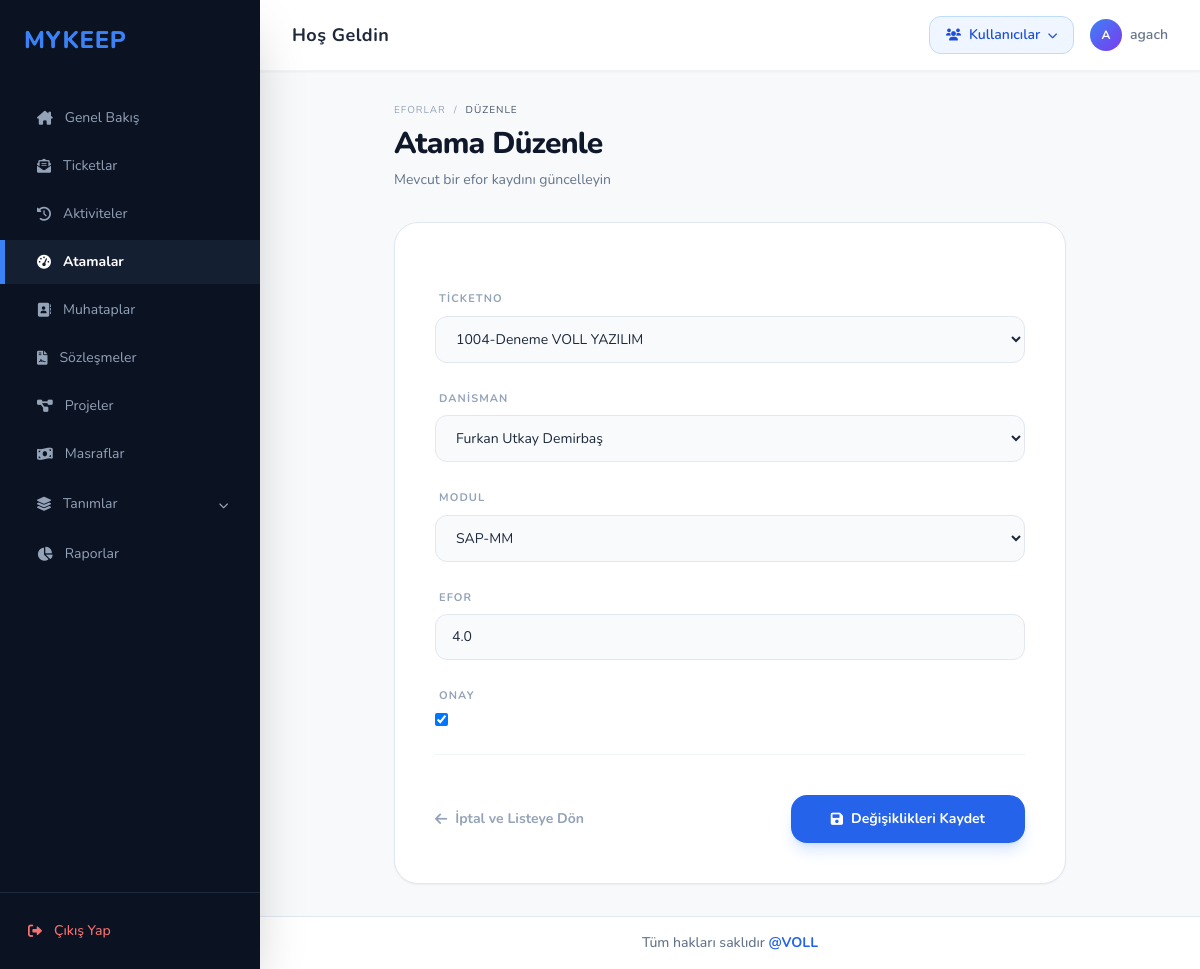
The app's page /eforlar/duzenle/11/ (signed in), older data.
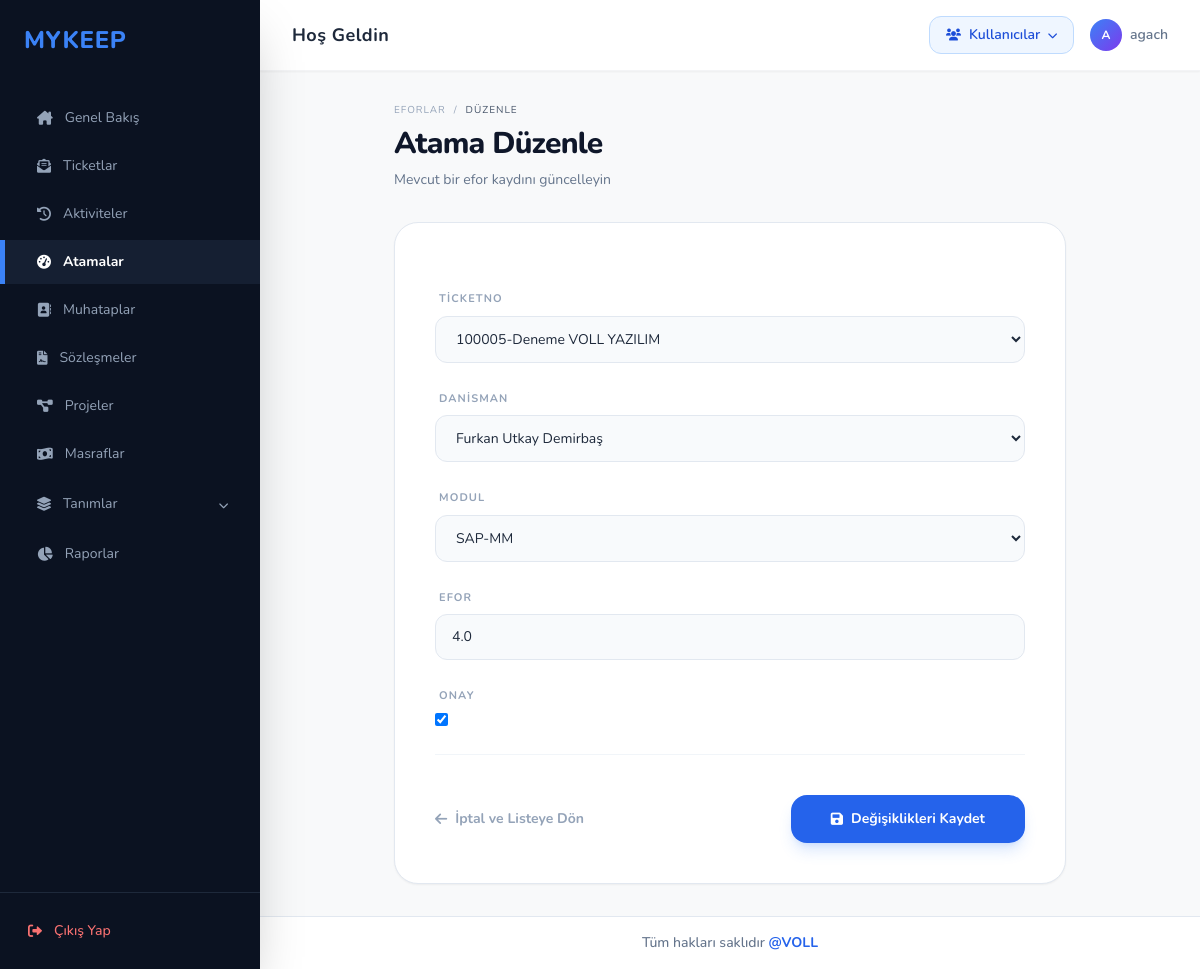
The same page, newer data.
### ticket/models.py (models this page shows, shortened)
class ticket(models.Model):
    ticketno = models.IntegerField(primary_key=True, unique=True, blank=True)
    konu: models.CharField= models.CharField(max_length=100)
    unvan = models.ForeignKey("muhatap.muhatap", to_field="unvan", on_delete=models.CASCADE, null=True)
    sozlesmeno = models.ForeignKey("sozlesme.sozlesmeler", to_field="sozlesmeno", on_delete=models.CASCADE, null=True)
    bolumkod = models.ForeignKey("modul.bolum", to_field="kod", on_delete=models.CASCADE, null=True)
    destekturu = models.ForeignKey("destekturu.destektur", to_field="definition", on_delete=models.PROTECT, null=True)
    taleptarih = models.DateTimeField(default=timezone.now)
    termintarih = models.DateTimeField(null=True, blank=True)
    oncelikkod = models.ForeignKey("destekturu.oncelik", to_field="kod", on_delete=models.CASCADE, null=True)
    aciklama = models.TextField(null=True, blank=True)
    durumtanim = models.ForeignKey("statu", to_field="durumtanim", on_delete=models.CASCADE, null=True)
    faturadurum = models.ForeignKey("faturalama", to_field="faturadurum", on_delete=models.CASCADE, null=True)
    danisman = models.ManyToManyField("modul.danisman", blank=True, related_name="ticket_danismanlar")
    efor = models.FloatField(null=True, blank=True)
    onay = models.BooleanField(default=False)
    musteri_ticket_no = models.CharField(max_length=50, null=True, blank=True, verbose_name="Müşteri Ticket No")
    def __str__(self):
        return f" {self.ticketno}-{self.konu} {self.unvan}"

### ticket/views.py (the view, shortened to what this page needs)
# urls.py: path('eforlar/duzenle/<int:pk>/', ticket_views.efor_duzenle, name='efor_duzenle'),
def efor_duzenle(request, pk):
    kayit = get_object_or_404(atama, pk=pk)
    if request.method == "POST":
        form = AtamaForm(request.POST, instance=kayit, user=request.user)
        if form.is_valid():
            form.save()
            return redirect("efor_listesi")
    else:
        form = AtamaForm(instance=kayit, user=request.user)
    return render(request, "atama_duzenle.html", {"form": form, "kayit": kayit})

### ticket/forms.py (shortened to what this page needs)
class AtamaForm(forms.ModelForm):
    class Meta:
        model = atama
        fields = ['ticketno', 'danisman', 'modul', 'efor', 'onay']
    def __init__(self, *args, **kwargs):
        self.user = kwargs.pop('user', None)
        super().__init__(*args, **kwargs)
        for field_name, field in self.fields.items():
            if field_name != 'onay':
                field.widget.attrs['class'] = (
                    'w-full bg-slate-50 border border-slate-200 rounded-xl px-4 py-3 text-sm '
                    'focus:bg-white focus:ring-4 focus:ring-blue-500/10 focus:border-blue-500 '
                    'outline-none transition-all cursor-pointer select-none'
                )

### modul/models.py (called while the page is built)
    def __str__(self):
        return f"{self.program}-{self.isim}"

    def __str__(self):
        return f"{self.isim}"

### muhatap/models.py (called while the page is built)
    def __str__(self):
        return f"{self.unvan}   "

### templates/atama_duzenle.html (shortened to what this page needs)
{% extends 'base.html' %}
{% block content %}
<div class="max-w-2xl mx-auto">
    <div class="flex items-end justify-between mb-8">
        <div>
            <nav class="flex text-[10px] text-slate-400 uppercase tracking-widest mb-2 space-x-2">
                <a href="{% url 'efor_listesi' %}" class="hover:text-blue-600">Eforlar</a>
                <span>/</span>
                <span class="text-slate-600">Düzenle</span>
            </nav>
            <h1 class="text-3xl font-extrabold text-slate-900 tracking-tight">Atama Düzenle</h1>
            <p class="text-sm text-slate-500 mt-2">Mevcut bir efor kaydını güncelleyin</p>
        </div>
    </div>
    <div class="bg-white border border-slate-200 rounded-3xl shadow-sm overflow-hidden">
        <form method="post" class="p-10 space-y-7">
            <div class="grid grid-cols-1 gap-y-7">
                {% for field in form %}
                <div class="group">
                    <label class="block text-[11px] font-bold text-slate-400 uppercase tracking-widest mb-2 px-1 transition-colors group-focus-within:text-blue-600">
                        {{ field.label }}
                    </label>
                    <div class="relative flex items-center">
                        {{ field }}
                    </div>
                </div>
                {% endfor %}
            </div>
            <div class="flex items-center justify-between pt-10 border-t border-slate-100 mt-4">
                <a href="{% url 'efor_listesi' %}" class="text-sm font-bold text-slate-400 hover:text-slate-600 transition flex items-center">
                    <i class="fa-solid fa-arrow-left mr-2"></i> İptal ve Listeye Dön
                </a>
                <button type="submit" class="bg-blue-600 hover:bg-blue-700 text-white px-10 py-3.5 rounded-2xl font-bold text-sm shadow-lg shadow-blue-500/20 transition-all active:scale-95 flex items-center">
                    <i class="fa-solid fa-floppy-disk mr-2"></i> Değişiklikleri Kaydet
                </button>
            </div>
        </form>
    </div>
</div>
{% endblock %}

Row changes from the older to the newer data that the page shows:
removed ticket: form "1004-Deneme VOLL YAZILIM"
added ticket: form "100005-Deneme VOLL YAZILIM"
